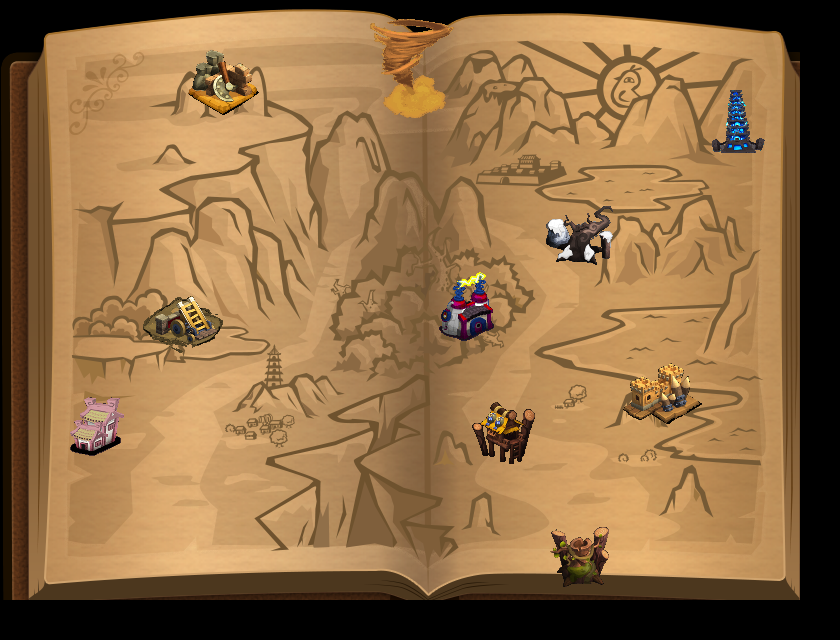

Tiled map render using the project's own tile images. Description and the map definition, with tile-layer contents summarised, below:
An orthogonal 21x16 tile map with 40x40 px tiles, 2 tile layers (map, item), 2 tilesets and 10 objects (1, 2, 3, 4, 5, ...).

<map version="1.0" orientation="orthogonal" width="21" height="16" tilewidth="40" tileheight="40">
 <tileset firstgid="1" name="scene1" tilewidth="110" tileheight="110">
  <image source="scene1.png" width="1024" height="1024" />
 </tileset>
 <tileset firstgid="82" name="1" tilewidth="40" tileheight="40">
  <image source="1.png" width="823" height="635" />
 </tileset>
 <layer name="map" width="21" height="16">
  <data>[336 cells, 300 non-empty, 300 distinct tile ids]</data>
 </layer>
 <layer name="item" width="21" height="16">
  <data>[336 cells, 10 non-empty, 10 distinct tile ids]</data>
 </layer>
 <objectgroup name="object" width="21" height="16">
  <object name="1" x="66" y="390" width="59" height="66">
   <properties>
    <property name="id" value="10001" />
    <property name="type" value="1" />
   </properties>
  </object>
  <object name="2" x="142" y="292" width="84" height="66">
   <properties>
    <property name="id" value="10002" />
    <property name="type" value="1" />
   </properties>
  </object>
  <object name="3" x="181" y="46" width="79" height="72">
   <properties>
    <property name="id" value="10003" />
    <property name="type" value="1" />
   </properties>
  </object>
  <object name="4" x="365" y="16" width="96" height="105">
   <properties>
    <property name="id" value="10004" />
    <property name="type" value="1" />
   </properties>
  </object>
  <object name="5" x="537" y="201" width="79" height="72">
   <properties>
    <property name="id" value="10005" />
    <property name="type" value="1" />
   </properties>
  </object>
  <object name="6" x="427" y="267" width="84" height="80">
   <properties>
    <property name="id" value="10006" />
    <property name="type" value="1" />
   </properties>
  </object>
  <object name="7" x="463" y="393" width="84" height="80">
   <properties>
    <property name="id" value="10007" />
    <property name="type" value="1" />
   </properties>
  </object>
  <object name="8" x="697" y="80" width="77" height="79">
   <properties>
    <property name="id" value="10008" />
    <property name="type" value="1" />
   </properties>
  </object>
  <object name="9" x="621" y="360" width="82" height="67">
   <properties>
    <property name="id" value="10009" />
    <property name="type" value="1" />
   </properties>
  </object>
  <object name="10" x="545" y="522" width="70" height="68">
   <properties>
    <property name="id" value="10010" />
    <property name="type" value="1" />
   </properties>
  </object>
 </objectgroup>
</map>